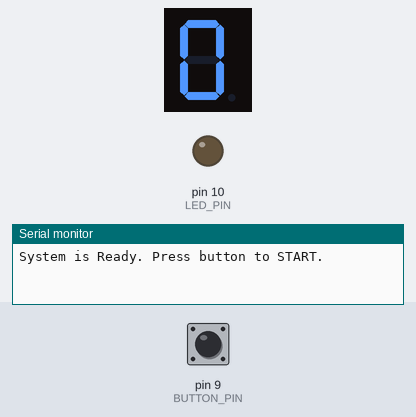
The sketch below on a simulated Arduino Uno, built with avr-gcc and run on an emulated ATmega328P. On the bench: 1-digit seven-segment display, output pins drawn as LEDs (lit = HIGH), the last lines printed to the serial monitor. Wiring (inferred from the names in the program): 1-digit 7-segment display, segments lit when HIGH: segments pin 2, pin 3, pin 4, pin 5, pin 6, pin 7, pin 8. The test bench sets the inputs (shaded band); at power-on: pin 9 (BUTTON_PIN) HIGH. The local clock reads 2024-03-15 10:24:30 at power-on unless the sketch sets it; the segment pins are drawn as the display they are named for; pins used as bus, display or sensor lines are not drawn.

Above: at 1.2 s.
1.3 s: pin 9 (BUTTON_PIN) pulled LOW for 0.15 s
At 2.8 s:
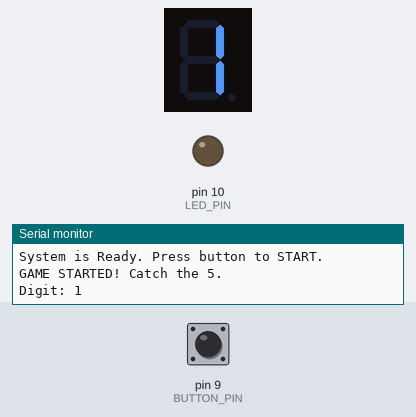
4.4 s: pin 9 (BUTTON_PIN) pulled LOW for 1 s
At 5.1 s:
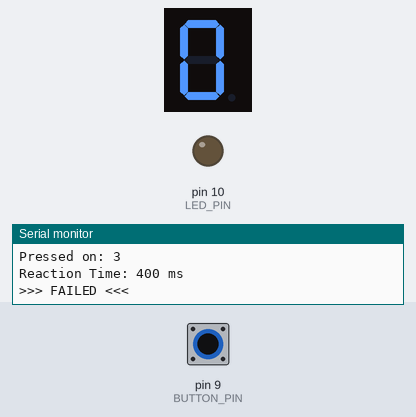
6.9 s: pin 9 (BUTTON_PIN) pulled LOW for 0.15 s
At 8.8 s:
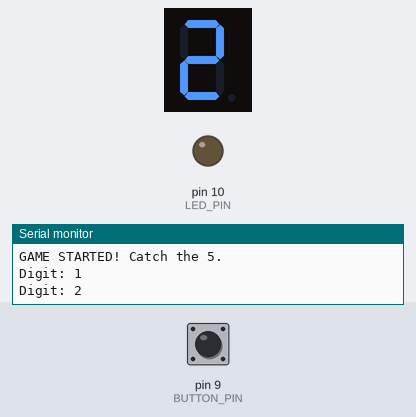
Timing chart, 0 to 10.3 s (numbered marks = the images above; inputs shaded):
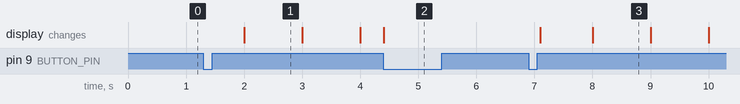

The sketch:

Embedded_lab_ext_clk.ino
```cpp
#include "Arduino.h"
#include "Wire.h" // lib to work with I2C
#include "uRTCLib.h" // lib to work with DS1307

const int segmentPins[] = {2, 3, 4, 5, 6, 7, 8};
const int BUTTON_PIN = 9;
const int LED_PIN = 10;

// creation object for RTC with address 0x68 (slave)
uRTCLib rtc(0x68);

// pattern for 7-segment display 5161AS with common cathode
const byte digitPatterns[11] = {
  0b00111111, // 0
  0b00000110, // 1
  0b01011011, // 2
  0b01001111, // 3
  0b01100110, // 4
  0b01101101, // 5
  0b01111101, // 6
  0b00000111, // 7
  0b01111111, // 8
  0b01101111, // 9
  0b00000000  // Пусто
};

int currentCounter = 0; // seconds
const int targetValue = 5;
bool isPlaying = false;
int previousRTCSecond = -1;
unsigned long lastTickTime = 0; // milliseconds

void setup() {
  Serial.begin(9600);

  // display pin setup
  for (int i = 0; i < 7; i++) {
    pinMode(segmentPins[i], OUTPUT);
    digitalWrite(segmentPins[i], LOW);
  }
  pinMode(BUTTON_PIN, INPUT_PULLUP);
  pinMode(LED_PIN, OUTPUT);

  // from now on arduino - master
  URTCLIB_WIRE.begin();

  // setting up time, doing it once, then we comment the line
  // rtc.set(second, minute, hour, dayOfWeek, dayOfMonth, month, year);
  // rtc.set(0, 0, 12, 1, 1, 1, 04);

  displayNumber(0);
  Serial.println("System is Ready. Press button to START.");
}

void loop() {
  // fetching data from RTC using I2C
  rtc.refresh();
  int currentSecond = rtc.second();

  if (!isPlaying) {
    // listening
    // when button is pressed - latch to ground, return LOW
    if (digitalRead(BUTTON_PIN) == LOW) {
      delay(200); // for debouncing
      isPlaying = true;
      currentCounter = 0;
      previousRTCSecond = currentSecond;
      displayNumber(currentCounter);
      Serial.println("GAME STARTED! Catch the 5.");
    }
  }
  else {
    // game state - incrementing using RTC signal
    if (currentSecond != previousRTCSecond) {
      previousRTCSecond = currentSecond;
      currentCounter++;
      if (currentCounter > 9) currentCounter = 0;

      displayNumber(currentCounter);
      lastTickTime = millis(); // Capture the start of a second
      Serial.print("Digit: "); Serial.println(currentCounter);
    }

    // Checking button press
    if (digitalRead(BUTTON_PIN) == LOW) {
      handleGameEnd();
      delay(500);
    }
  }
}

// Output to 7-segm Display => Parallel Communication
void displayNumber(int num) {
  byte pattern = digitPatterns[num];
  // bitwise right shift
  for (int i = 0; i < 7; i++) {
    bool isOn = (pattern >> i) & 1;
    digitalWrite(segmentPins[i], isOn ? HIGH : LOW);
  }
}

void handleGameEnd() {
  unsigned long pressTime = millis();
  long reactionTime = pressTime - lastTickTime;

  Serial.print("Pressed on: "); Serial.println(currentCounter);
  Serial.print("Reaction Time: "); Serial.print(reactionTime); Serial.println(" ms");

  if (currentCounter == targetValue && reactionTime <= 500) {

    Serial.println(">>> SUCCESS! <<<");
    // led blinking when success
    for(int i=0; i<10; i++) {
      digitalWrite(LED_PIN, HIGH); delay(50);
      digitalWrite(LED_PIN, LOW); delay(50);
    }

  }
  else {
    // when user has failed to meet timing requirements, led stays off
    Serial.println(">>> FAILED <<<");
    digitalWrite(LED_PIN, LOW);
  }

  // game reset
  isPlaying = false;
  currentCounter = 0;
  displayNumber(0);
}
```

Measured:
- after the input at 1.3 s, the display: changes after 0.70 s (image 1)
- after the input at 6.9 s, the display: first changes after 0.20 s (image 3 shows a later state)
- what the display in image 1 shows lasts 1.0 s, from 2.0 s to 3.0 s
